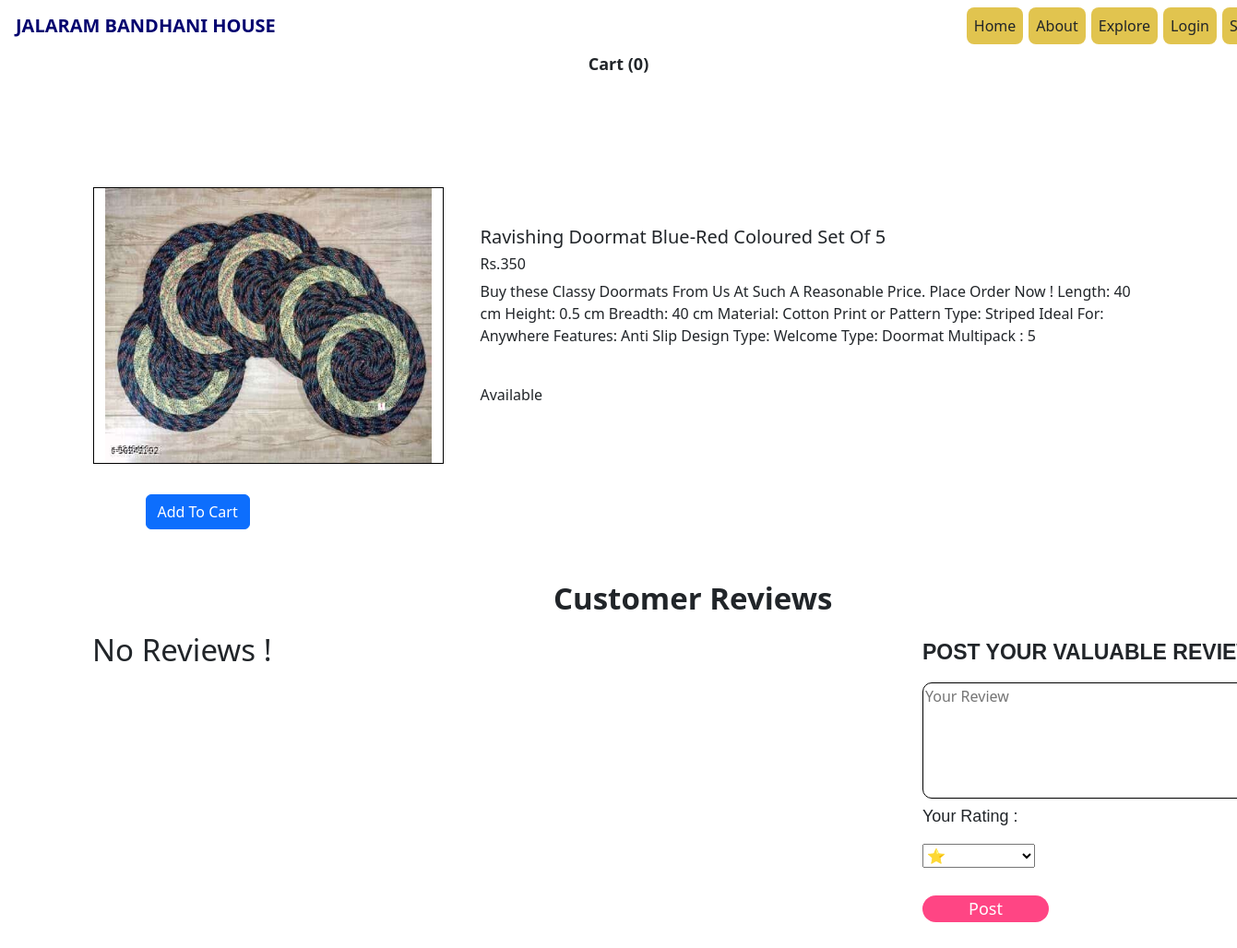
The app's page /product-17 with its own data.
### shop/models.py (models this page shows, shortened)
class Product(models.Model):
    Product_Id = models.AutoField
    Product_Name = models.CharField(max_length=50)
    Category = models.CharField(max_length=50)
    Price = models.IntegerField()
    Description = models.TextField(max_length=1000)
    Publish_Date = models.DateField()
    Image = models.ImageField(upload_to="")
    Out_Of_Stock = "Out Of Stock"
    In_Stock = "Available"
    Choices = [
        (In_Stock, "Available"),
        (Out_Of_Stock, "Out Of Stock")
    ]
    Stock_Details = models.CharField(max_length=12, choices=Choices, default="Available")

### shop/views.py (the view)
# urls.py: path('product-<int:myid>', views.Product_View, name="product_view"),
def Product_View(request, myid):
    product = Product.objects.filter(id=myid)
    reviews = Review.objects.filter(Product=myid)
    return render(request, 'Product_View.html', {'product': product[0], 'reviews': reviews})

### shop/Templates/Product_View.html (shortened to what this page needs)
{% extends 'Basic_Shop.html' %}
{% load static %}
{% block css %}
<link href="https://cdn.jsdelivr.net/npm/bootstrap@5.2.1/dist/css/bootstrap.min.css" rel="stylesheet"
>
<link rel="stylesheet" href="{% static 'Basic.css' %}">
<link rel="stylesheet" href="{% static 'Product_View.css' %}">
{% endblock css %}
{% block body %}
<div class="wrapp">
    <a class="link addtocart nav-link text-dark" data-container="body" data-toggle="popover" data-placement="bottom"
        data-content="Vivamus sagittis lacus vel augue laoreet rutrum faucibus." id="popcart" data-html="true"><b
            class="bold">Cart
            (<span id="cart">0</span>)</b></a>
</div>
<div class="container">
    <div class="row">
        <div class="col-md-4">
            <div class="row image">
                <img src="/media/{{product.Image}}" width="242px" height="287px">
            </div>
            <div class="row btn-container">
                <span id="divpr{{product.id}}" class="divpr">
                    <button class="btn btn-primary cart" id="pr{{product.id}}">Add To Cart</button>
                </span>
            </div>
        </div>
        <div class="col-md-8">
            <h5 class="name" id="namepr{{product.id}}">{{product.Product_Name}}</h5>
            <h6 class="price">Rs.<span id="pricepr{{product.id}}">{{product.Price}}</span></h6>
            <p class="description">{{product.Description}}</p><br>
            <p class="stock description">{{product.Stock_Details}}</p>
        </div>
    </div>
</div>
<div class="label-review">
    <b>
        <p class="customer-review">Customer Reviews</p>
    </b>
</div>
<div class="product_review">
    <b>
        <p class="post-review-label">POST YOUR VALUABLE REVIEW</p>
    </b>
    <form action="/review" method="post">
        <textarea type="text" name="review_text" id="review_text" class="review_text" rows="5" cols="47"
            placeholder="Your Review"></textarea>
        <p class="rating-label">Your Rating : </p>
        <div class="rating-container">
            <select name="rate" class="rate">
                <option value="&#11088;">&#11088;</option>
            </select>
        </div>
        <input type="submit" value="Post" class="submit">
    </form>
</div>
<div class="collector">
    {% if reviews %}
    {% for review in reviews %}
    <div class="wrap">
        <p class="username">{{review.User.username}}</p>
        <i class="fa fa-clock-o icon" style="font-size:24px"></i>
        <p class="date">{{review.Date}}</p>
        <p class="Review">{{review.Review}}</p>
        <p class="Rating">Rating :- {{review.Rating}}</p>
    </div>
    {% endfor %}
</div>
{% else %}
<div class="containerr">
    <p>No Reviews !</p>
</div>
{% endif %}
{% endblock body %}

### shop/static/Product_View.css (style rules this page uses)
.btn-container { display: inline; margin-left: 33px; }
.container { margin-top: 120px; }
img { margin-top: 42px; margin-bottom: 33px; width: 300px; height: 300px; border: 1px black solid; }
.name { margin-top: 42px; }
.name, .price, .description { margin-left: 28px; }
.label-review { margin-top: 50px; }
.customer-review { margin-left: 600px; font-size: 33px; }
.post-review-label { font-size: 23px; font-family: sans-serif; }
.product_review { margin-left: 1000px; width: fit-content; display: inline-block; }
.review_text { border: 1px black solid; resize: none; border-radius: 10px; }
.rating-label { font-family: Arial, Helvetica, sans-serif; font-size: 18px; }
.rate { margin-bottom: 30px; }
.bold { font-size: 18px; }
.wrapp { display: flex; justify-content: center; align-items: center; flex-direction: column; }
.submit { background-color: #ff4584; color: white; padding-left: 50px; padding-right: 50px; border-radius: 30px; border: none; font-size: 18px; margin-bottom: 50px; cursor: pointer; }
.collector { width: fit-content; margin-top: -370px; margin-bottom: 50px; }
.containerr { margin-left: 100px; font-size: 33px; }

### records on screen
Product: Image (picture), Product_Name "Ravishing Doormat Blue-Red Coloured Set Of 5", Price "350", Description "Buy these Classy Doormats From Us At Such A Reasonable Price. Place Order Now ! Length: 40 cm Height: 0.5 cm Breadth: 40 cm Material: Cotton Print or Pattern Type: Striped Ideal For: Anywhere Features: Anti Slip Design Type: Welcome Type: Doormat Multipack : 5", Stock_Details "Available"
